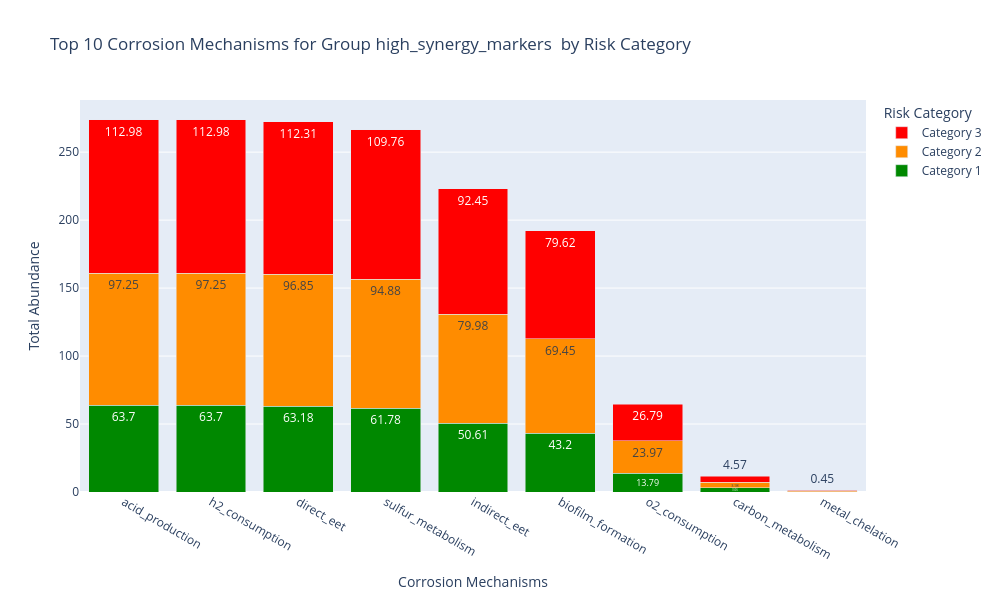

Notebook source saved alongside this figure:
### Markdown cell above
## 3.6 Mechanism Distribution across Risk Category

### Code cell
def plot_mechanism_distribution(prioritized_markers, name):
    """
    Creates stacked bar charts showing mechanism distribution across risk categories.
    """
    # Define colors and categories
    category_colors = {
        1: '#008800',  # Dark green - Normal Operation
        2: '#FF8C00',  # Dark orange - Early Warning
        3: '#FF0000'   # Red - System Failure
    }

    categories_labels = {
        1: 'Normal Operation',
        2: 'Early Warning',
        3: 'System Failure'
    }

    # Process mechanism data
    mech_data = []

    for _, row in prioritized_markers.iterrows():
        if isinstance(row['corrosion_mechanisms'], str) and row['corrosion_mechanisms']:
            mechanisms = [m.strip() for m in row['corrosion_mechanisms'].split(';')]
            for mech in mechanisms:
                mech_data.append({
                    'corrosion_mechanisms': mech,
                    'Category 1': row['mean_cat1'],
                    'Category 2': row['mean_cat2'],
                    'Category 3': row['mean_cat3']
                })

    # Convert to DataFrame
    mech_df = pd.DataFrame(mech_data)

    # Group by mechanism
    grouped = mech_df.groupby('corrosion_mechanisms').agg({
        'Category 1': 'sum',
        'Category 2': 'sum',
        'Category 3': 'sum'
    }).reset_index()

    # Calculate total abundance and sort
    grouped['total'] = grouped['Category 1'] + grouped['Category 2'] + grouped['Category 3']
    grouped = grouped.sort_values('total', ascending=False).head(10)

    # Prepare data for stacked bar chart
    data = []

    for category, color in zip(['Category 1', 'Category 2', 'Category 3'], category_colors.values()):
        data.append(
            go.Bar(
                name=category,
                x=grouped['corrosion_mechanisms'],
                y=grouped[category],
                text=grouped[category].round(2),
                textposition='auto',
                marker_color=color
            )
        )

    # Create figure
    fig = go.Figure(data=data)

    # Update layout
    fig.update_layout(
        barmode='stack',
        title=f"Top 10 Corrosion Mechanisms for Group {name} by Risk Category",
        xaxis_title='Corrosion Mechanisms',
        yaxis_title='Total Abundance',
        legend_title='Risk Category',
        hovermode='x',
        height=600,
        width=1000
    )

    return fig
    plt.show()

plot_mechanism_distribution(high_synergy_markers , "high_synergy_markers ")

### Figure 1 — Plotly figure (JSON) as saved in the notebook; plotly's stock layout.template omitted (floating-point values rounded to 4 significant figures)
{"data": [{"marker": {"color": "#008800"}, "name": "Category 1", "text": [63.7, 63.7, 63.18, 61.78, 50.61, 43.2, 13.79, 3.06, 0.36], "textposition": "auto", "type": "bar", "x": ["acid_production", "h2_consumption", "direct_eet", "sulfur_metabolism", "indirect_eet", "biofilm_formation", "o2_consumption", "carbon_metabolism", "metal_chelation"], "y": [63.7, 63.7, 63.18, 61.78, 50.61, 43.2, 13.79, 3.063, 0.3554]}, {"marker": {"color": "#FF8C00"}, "name": "Category 2", "text": [97.25, 97.25, 96.85, 94.88, 79.98, 69.45, 23.97, 3.98, 0.64], "textposition": "auto", "type": "bar", "x": ["acid_production", "h2_consumption", "direct_eet", "sulfur_metabolism", "indirect_eet", "biofilm_formation", "o2_consumption", "carbon_metabolism", "metal_chelation"], "y": [97.25, 97.25, 96.85, 94.88, 79.98, 69.45, 23.97, 3.984, 0.6427]}, {"marker": {"color": "#FF0000"}, "name": "Category 3", "text": [113.0, 113.0, 112.3, 109.8, 92.45, 79.62, 26.79, 4.57, 0.45], "textposition": "auto", "type": "bar", "x": ["acid_production", "h2_consumption", "direct_eet", "sulfur_metabolism", "indirect_eet", "biofilm_formation", "o2_consumption", "carbon_metabolism", "metal_chelation"], "y": [113.0, 113.0, 112.3, 109.8, 92.45, 79.62, 26.79, 4.572, 0.4464]}], "layout": {"barmode": "stack", "height": 600, "hovermode": "x", "legend": {"title": {"text": "Risk Category"}}, "title": {"text": "Top 10 Corrosion Mechanisms for Group high_synergy_markers  by Risk Category"}, "width": 1000, "xaxis": {"title": {"text": "Corrosion Mechanisms"}}, "yaxis": {"title": {"text": "Total Abundance"}}}}
